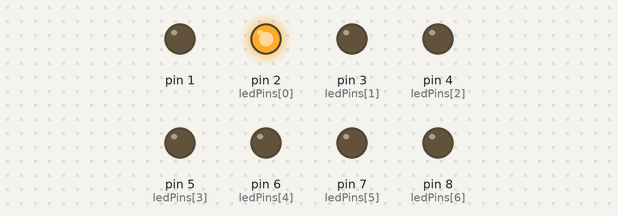
Simulated run of this sketch. Board: Arduino Uno, built with avr-gcc and run on an emulated ATmega328P. On the bench: output pins drawn as LEDs (lit = HIGH).

Above: at 0.1 s.
At 4.1 s:
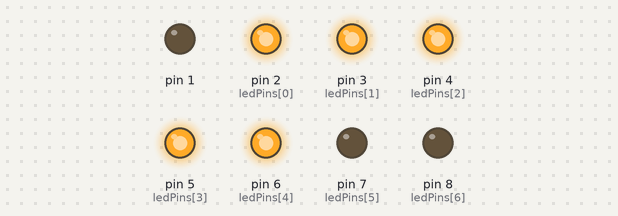
At 8.1 s:
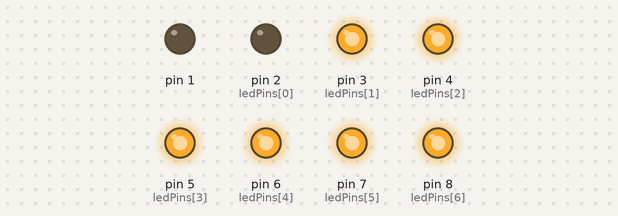
At 14.1 s:
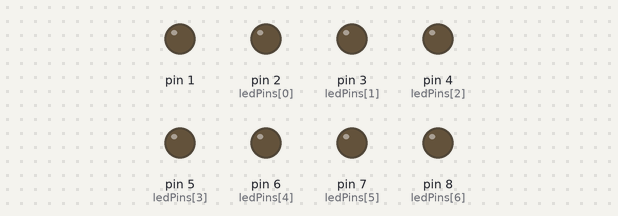
At 23.1 s:
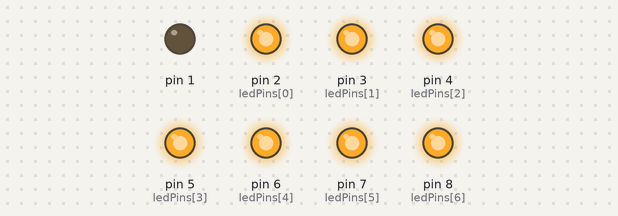
At 35.6 s:
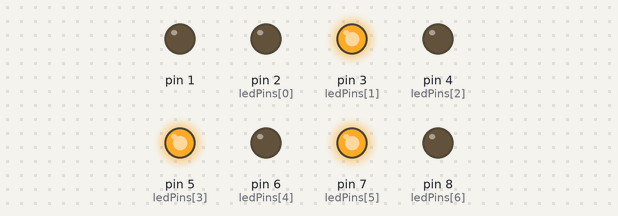
Timing chart, 0 to 40.0 s (numbered marks = the images above):
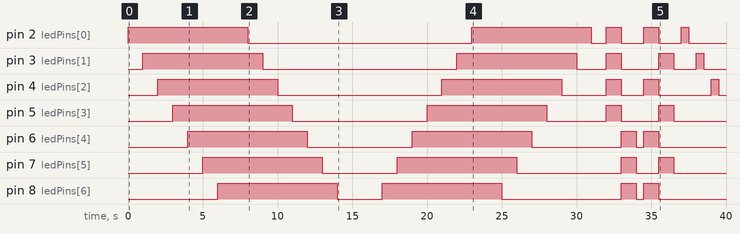

Measured:
- by itself, pin 2 (ledPins[0]): LOW → HIGH at 0.00 s, → LOW 8.0 s later, → HIGH 15.0 s later, → LOW 8.0 s later, … (10 changes in this stretch)
- by itself, pin 3 (ledPins[1]): LOW → HIGH at 1.0 s, → LOW 8.0 s later, → HIGH 13.0 s later, → LOW 8.0 s later, … (10 changes in this stretch)
- by itself, pin 4 (ledPins[2]): LOW → HIGH at 2.0 s, → LOW 8.0 s later, → HIGH 11.0 s later, → LOW 8.0 s later, … (10 changes in this stretch)
- by itself, pin 5 (ledPins[3]): LOW → HIGH at 3.0 s, → LOW 8.0 s later, → HIGH 9.0 s later, → LOW 8.0 s later, … (8 changes in this stretch)
- by itself, pin 6 (ledPins[4]): LOW → HIGH at 4.0 s, → LOW 8.0 s later, → HIGH 7.0 s later, → LOW 8.0 s later, … (8 changes in this stretch)
- by itself, pin 7 (ledPins[5]): LOW → HIGH at 5.0 s, → LOW 8.0 s later, → HIGH 5.0 s later, → LOW 8.0 s later, … (8 changes in this stretch)
- by itself, pin 8 (ledPins[6]): LOW → HIGH at 6.0 s, → LOW 8.0 s later, → HIGH 3.0 s later, → LOW 8.0 s later, … (8 changes in this stretch)

The sketch:

Lab5_Ex2_Multiple_Blinking_LEDs.ino
```cpp
int ledPins[] = {2,3,4,5,6,7,8,9};
const int numLeds = 8;

void setup(){
  pinMode(1, OUTPUT);
  pinMode(2, OUTPUT);
  pinMode(3, OUTPUT);
  pinMode(4, OUTPUT);
  pinMode(5, OUTPUT);
  pinMode(6, OUTPUT);
  pinMode(7, OUTPUT);
  pinMode(8, OUTPUT);
}

void loop(){
   animation_1();
   animation_2();
   animation_3();
   animation_4();
   animation_5();
   animation_6();
   animation_7();
   animation_8();
   animation_9();
   animation_10();
}

//đèn sáng dần từ 2-9
void animation_1() {
  for (int i = 0; i < numLeds; ++i) {
    digitalWrite(ledPins[i], HIGH);
    delay(1000);
  }
}

//đèn tắt dần từ 2-9
void animation_2() {
  for (int i = 0; i < numLeds; ++i) {
    digitalWrite(ledPins[i], LOW);
    delay(1000);
  }
}
//đèn sáng dần từ 9-2
void animation_3() {
  for (int i = numLeds - 1; i >= 0; --i) {
    digitalWrite(ledPins[i], HIGH);
    delay(1000);
  }
}

//đèn tắt dần từ 9-2
void animation_4() {
  for (int i = numLeds - 1; i >= 0; --i) {
    digitalWrite(ledPins[i], LOW);
    delay(1000);
  }
}

//toggle 4 đèn đầu và 4 đèn sau
void animation_5() {
  for (int i = 0; i < numLeds; ++i) {
    if (i < 4) {
      digitalWrite(ledPins[i], HIGH);
    }
    else {
      digitalWrite(ledPins[i],LOW);
    }
  }
  delay(1000);

  for (int i = 0; i < numLeds; ++i) {
    if (i < 4) {
      digitalWrite(ledPins[i], LOW);
    }
    else {
      digitalWrite(ledPins[i],HIGH);
    }
  }
  delay(1000);

  for (int i = 0; i < numLeds; ++i) {
    digitalWrite(ledPins[i], LOW);
  }
  delay(500);
}

//toggle đèn chẵn lẻ
void animation_6() {
  for (int i = 0; i < numLeds; ++i){
    if (i % 2 == 0) {
      digitalWrite(ledPins[i], HIGH);
    }
    else {
      digitalWrite(ledPins[i], LOW);
    }
  }
    delay(1000);

  for (int i = 0; i < numLeds; ++i){
    if (i % 2 == 0) {
      digitalWrite(ledPins[i], LOW);
    }
    else {
      digitalWrite(ledPins[i], HIGH);
    }
  }
    delay(1000);

  for (int i = 0; i < numLeds; ++i) {
    digitalWrite(ledPins[i], LOW);
  }
  delay(500);
}

//đèn đơn sáng dần từ 2-9
void animation_7() {
  for (int i = 0; i < numLeds; ++i) {
    digitalWrite(ledPins[i], HIGH);
    delay(500);
    digitalWrite(ledPins[i], LOW);
    delay(500);
  }

  for (int i = 0; i < numLeds; ++i) {
    digitalWrite(ledPins[i], LOW);
  }
  delay(500);
}

//đèn đơn sáng dần từ 9-2
void animation_8() {
  for (int i = numLeds - 1; i >= 0; --i) {
    digitalWrite(ledPins[i], HIGH);
    delay(500);
    digitalWrite(ledPins[i], LOW);
    delay(500);
  }

  for (int i = 0; i < numLeds; ++i) {
    digitalWrite(ledPins[i], LOW);
  }
  delay(500);
}

//đèn sáng từ trung tâm ra
void animation_9() {
    int center_left = numLeds/2 - 1;
    int center_right = numLeds/2;
    for (int i = 0; i < numLeds/2; ++i) {
      digitalWrite(ledPins[center_left - i], HIGH);
      digitalWrite(ledPins[center_right + i], HIGH);
      delay(200);
    }

  for (int i = 0; i < numLeds; ++i) {
    digitalWrite(ledPins[i], LOW);
  }
  delay(500);
 }

//đèn sáng từ ngoài vào trung tâm
void animation_10() {
    int a = 0;
    int b = numLeds - 1;
    for (int i = 0; i < numLeds/2; ++i) {
        digitalWrite(ledPins[a + i], HIGH);
        digitalWrite(ledPins[b - i], HIGH);
        delay(200);
    }

  for (int i = 0; i < numLeds; ++i) {
    digitalWrite(ledPins[i], LOW);
  }
  delay(500);
}
```
